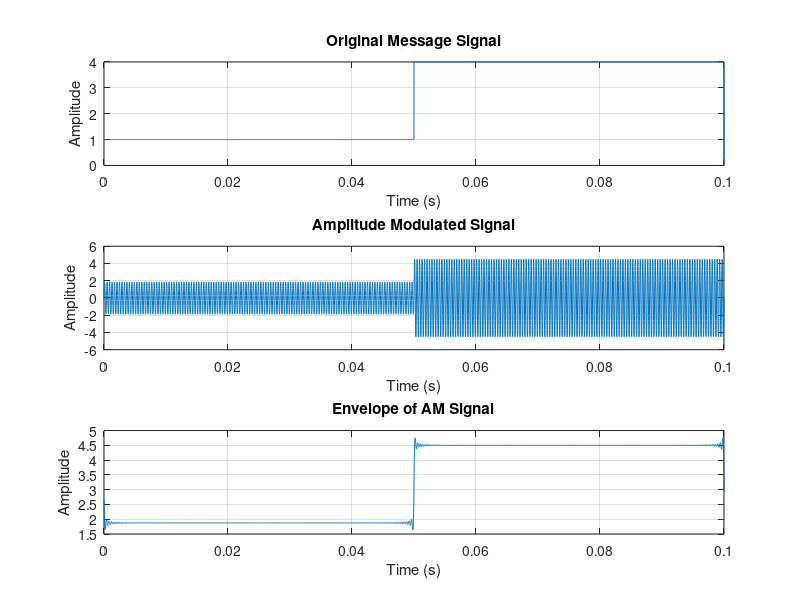

This chart was generated by the following MATLAB code:
% Simulation of Amplitude Modulation (AM)
% Mobile & Space Comm Lab Simulation #1

% Simulation Parameters
fc = 2.5e3;       % Carrier frequency (2.5 kHz)
m_index = 0.875;  % Modulation index
t0 = 0.025;       % Time parameter

% Time vector
t = 0:1e-5:0.1;   % Time vector with fine resolution

% Message signal definition
m = zeros(size(t));
m(t >= 0 & t < 2*t0) = 1;
m(t >= 2*t0 & t < 4*t0) = 4;

% Carrier signal
carrier = sin(2*pi*fc*t);

% Amplitude Modulated Signal
am_signal = (1 + m_index * m) .* carrier;

% Envelope Detection
envelope = abs(hilbert(am_signal));

% Plotting
figure;

% Original Message Signal
subplot(3,1,1);
plot(t, m);
title('Original Message Signal');
xlabel('Time (s)');
ylabel('Amplitude');
grid on;

% Amplitude Modulated Signal
subplot(3,1,2);
plot(t, am_signal);
title('Amplitude Modulated Signal');
xlabel('Time (s)');
ylabel('Amplitude');
grid on;

% Envelope of AM Signal
subplot(3,1,3);
plot(t, envelope);
title('Envelope of AM Signal');
xlabel('Time (s)');
ylabel('Amplitude');
grid on;

% Signal Power and Noise Simulation
signal_power = mean(am_signal.^2);
noise_power_1 = signal_power / 10;   % 1/10 of signal power
noise_power_2 = signal_power / 50;   % 1/50 of signal power

% Adding Additive White Gaussian Noise (AWGN)
noise_1 = sqrt(noise_power_1) * randn(size(t));
noise_2 = sqrt(noise_power_2) * randn(size(t));

am_signal_noisy_1 = am_signal + noise_1;
am_signal_noisy_2 = am_signal + noise_2;

% Optional: You can add further processing or analysis of noisy signals here